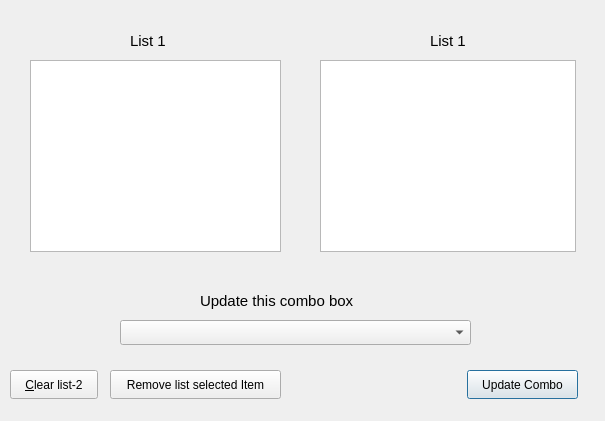
<?xml version="1.0" encoding="UTF-8"?>
<ui version="4.0">
 <class>Dialog</class>
 <widget class="QDialog" name="Dialog">
  <property name="geometry">
   <rect>
    <x>0</x>
    <y>0</y>
    <width>605</width>
    <height>421</height>
   </rect>
  </property>
  <property name="windowTitle">
   <string>Dialog</string>
  </property>
  <widget class="QListWidget" name="list1">
   <property name="geometry">
    <rect>
     <x>30</x>
     <y>60</y>
     <width>251</width>
     <height>192</height>
    </rect>
   </property>
   <property name="dragDropMode">
    <enum>QAbstractItemView::DragDrop</enum>
   </property>
   <property name="defaultDropAction">
    <enum>Qt::CopyAction</enum>
   </property>
   <property name="selectionMode">
    <enum>QAbstractItemView::MultiSelection</enum>
   </property>
   <property name="selectionBehavior">
    <enum>QAbstractItemView::SelectRows</enum>
   </property>
  </widget>
  <widget class="QListWidget" name="list2">
   <property name="geometry">
    <rect>
     <x>320</x>
     <y>60</y>
     <width>256</width>
     <height>192</height>
    </rect>
   </property>
   <property name="dragDropMode">
    <enum>QAbstractItemView::DragDrop</enum>
   </property>
   <property name="defaultDropAction">
    <enum>Qt::CopyAction</enum>
   </property>
   <property name="selectionMode">
    <enum>QAbstractItemView::MultiSelection</enum>
   </property>
   <property name="selectionBehavior">
    <enum>QAbstractItemView::SelectRows</enum>
   </property>
  </widget>
  <widget class="QPushButton" name="btn_print">
   <property name="geometry">
    <rect>
     <x>467</x>
     <y>370</y>
     <width>111</width>
     <height>29</height>
    </rect>
   </property>
   <property name="text">
    <string>Update Combo</string>
   </property>
  </widget>
  <widget class="QPushButton" name="btn_clear">
   <property name="geometry">
    <rect>
     <x>10</x>
     <y>370</y>
     <width>88</width>
     <height>29</height>
    </rect>
   </property>
   <property name="text">
    <string>&amp;Clear list-2</string>
   </property>
  </widget>
  <widget class="QComboBox" name="cmb1">
   <property name="geometry">
    <rect>
     <x>120</x>
     <y>320</y>
     <width>351</width>
     <height>25</height>
    </rect>
   </property>
  </widget>
  <widget class="QLabel" name="label">
   <property name="geometry">
    <rect>
     <x>130</x>
     <y>30</y>
     <width>81</width>
     <height>21</height>
    </rect>
   </property>
   <property name="font">
    <font>
     <pointsize>11</pointsize>
    </font>
   </property>
   <property name="text">
    <string>List 1</string>
   </property>
  </widget>
  <widget class="QLabel" name="label_2">
   <property name="geometry">
    <rect>
     <x>430</x>
     <y>30</y>
     <width>81</width>
     <height>21</height>
    </rect>
   </property>
   <property name="font">
    <font>
     <pointsize>11</pointsize>
    </font>
   </property>
   <property name="text">
    <string>List 1</string>
   </property>
  </widget>
  <widget class="QLabel" name="label_3">
   <property name="geometry">
    <rect>
     <x>200</x>
     <y>290</y>
     <width>201</width>
     <height>21</height>
    </rect>
   </property>
   <property name="font">
    <font>
     <pointsize>11</pointsize>
    </font>
   </property>
   <property name="text">
    <string>Update this combo box</string>
   </property>
  </widget>
  <widget class="QPushButton" name="btn_remove">
   <property name="geometry">
    <rect>
     <x>110</x>
     <y>370</y>
     <width>171</width>
     <height>29</height>
    </rect>
   </property>
   <property name="text">
    <string>Remove list selected Item</string>
   </property>
  </widget>
 </widget>
 <resources/>
 <connections/>
</ui>
